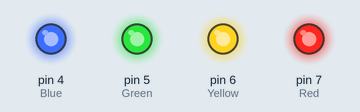
A sketch run on a simulated Arduino Uno, built with avr-gcc and run on an emulated ATmega328P. On the bench: output pins drawn as LEDs (lit = HIGH).

Above: at 0.2 s.
At 1.7 s:
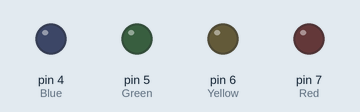
Timing chart, 0 to 3.0 s (numbered marks = the images above):
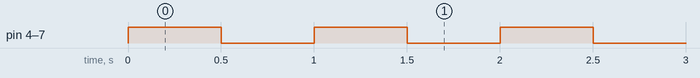

Measured:
- by itself, pin 4 (Blue), pin 5 (Green), pin 6 (Yellow), pin 7 (Red): alternates HIGH for 0.50 s and LOW for 0.50 s

The sketch:

Red_yellow_green_blue.ino
```cpp
int Blue = 4;
int Green = 5;
int Yellow = 6;
int Red = 7;

void setup() {
  // initialize digital pins 4, 5, 6, 7 as  outputs.
  pinMode(Blue, OUTPUT);
  pinMode(Green, OUTPUT);
  pinMode(Yellow, OUTPUT);
  pinMode(Red, OUTPUT);
}

// the loop function runs over and over again forever
void loop()
{
  digitalWrite(Blue, HIGH);    // turn the LEDs on (HIGH is the voltage level)
  digitalWrite(Green, HIGH);
  digitalWrite(Yellow, HIGH);
  digitalWrite(Red, HIGH);
  delay(500);                 // wait for a 0.5 s
  digitalWrite(Blue, LOW);    // / turn the LEDs off by making the voltage LOW
  digitalWrite(Green, LOW);
  digitalWrite(Yellow, LOW);
  digitalWrite(Red, LOW);
  delay(500);                 // wait for a 0.5 s
}
```
